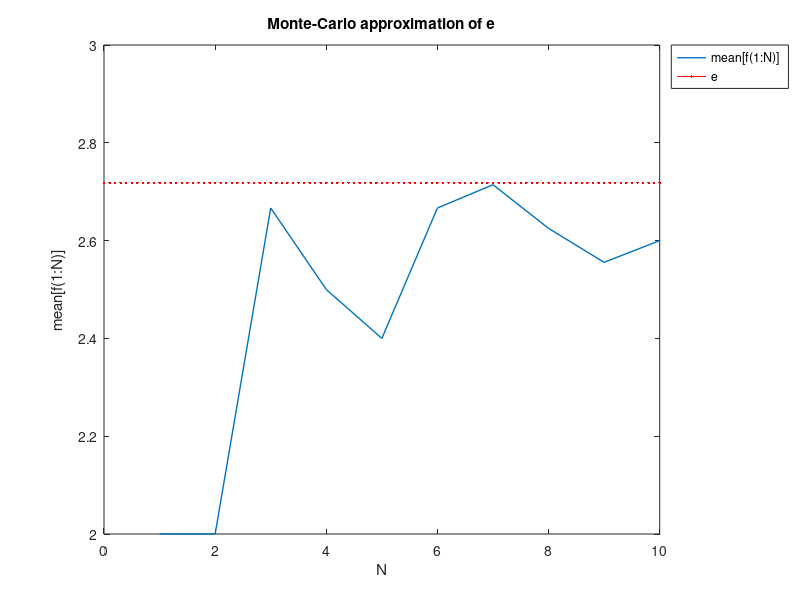
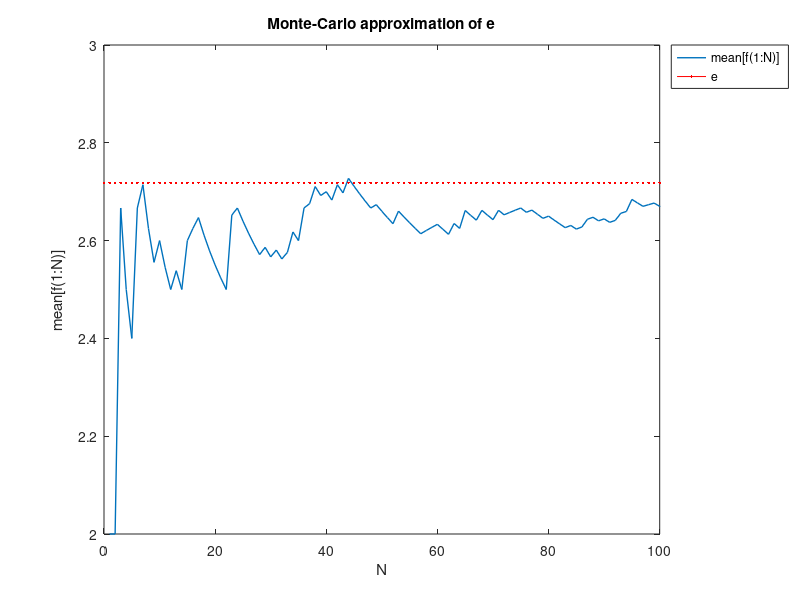
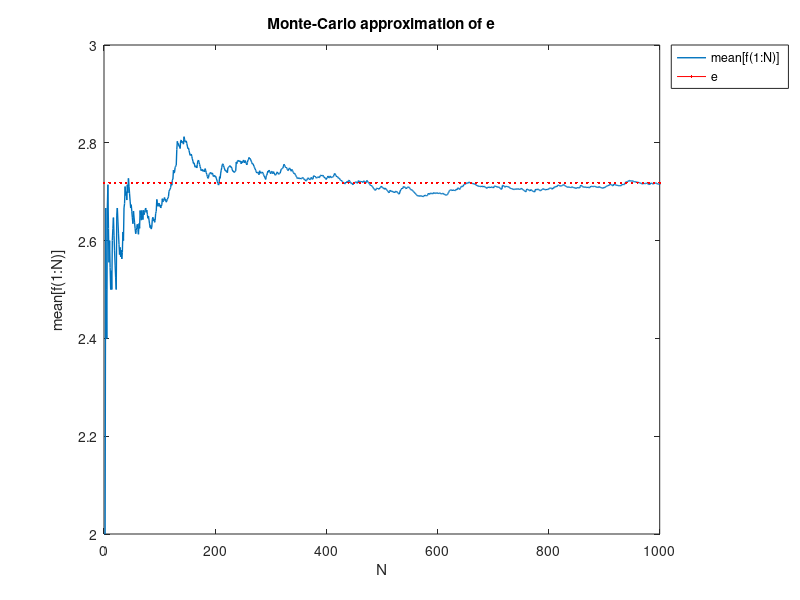
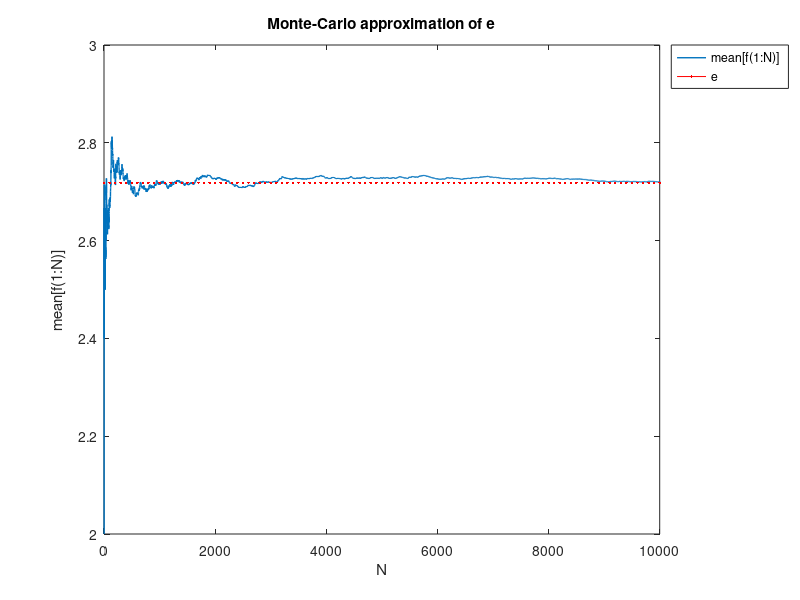

MATLAB code for these plots, in order: (Note: a time limit stopped this script after it produced the figures.)
N = 100000;
s = 0;
k = 0;
f = 0;
g = 0;

for i=1:N
  while s < 1
   s = s + rand;
   k = k + 1;
  end
  f(i) = k;
  g(i) = mean(f(1:i));
  s = 0;
  k = 0;
end

n = log10(N);
n = [1:n];
for i = 1:length(n)
n(i) = 10^(n(i));
end

for i=1:length(n)
h = figure();
plot(g, 'linewidth', 1);
xlim([0 n(i)]);
hold on;
plot(0:n(i)/100:n(i),e^1,"r", 'linewidth', 0.2);
xlabel("N");
ylabel(['{mean[f(1:N)]}' sprintf('\n')]);
legend('mean[f(1:N)]', 'e','location', 'northeastoutside')
title("Monte-Carlo approximation of e")
print(h, "-dpng", strcat(pwd, "/results/eApprox_", num2str(n(i)), ".png")) 
disp(g(n(i)));
end
